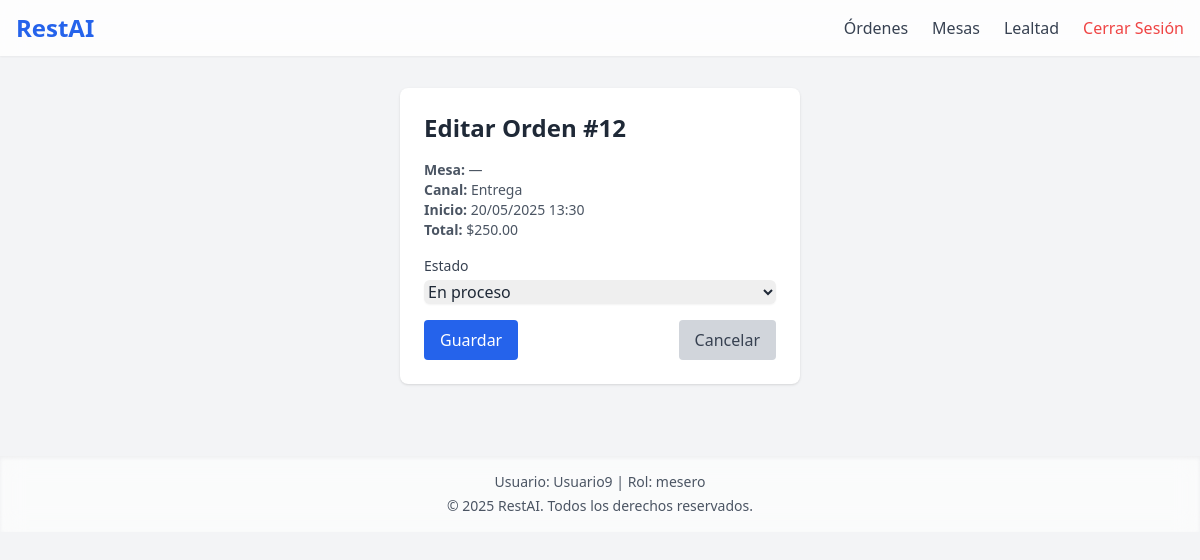
Page /mesero/edit_order.php?id=12 (signed in) on the earlier database version.
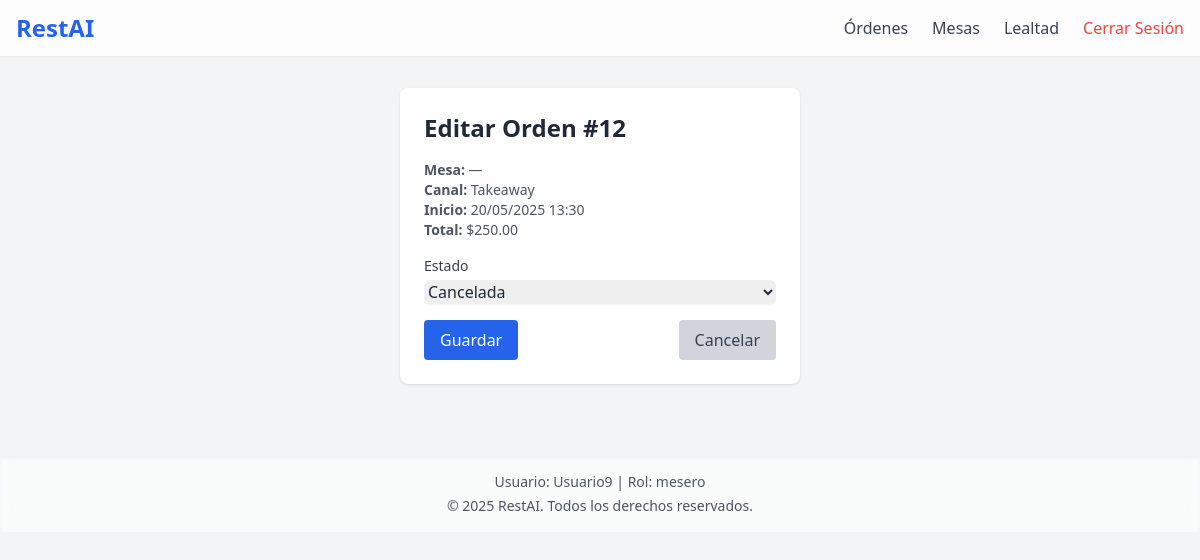
Same page on the later database version.
### tables this page shows
CREATE TABLE `ordenes` (
  `id` int(11) NOT NULL,
  `mesa_id` int(11) DEFAULT NULL,
  `usuario_id` int(11) DEFAULT NULL,
  `canal` enum('local','entrega','takeaway') NOT NULL,
  `estado` enum('pendiente','en_proceso','completada','cancelada') DEFAULT 'pendiente',
  `total` decimal(10,2) NOT NULL,
  `fecha_hora_inicio` datetime DEFAULT current_timestamp(),
  `fecha_hora_finalizacion` datetime DEFAULT NULL,
  `tiempo_estimado_preparacion` int(11) DEFAULT NULL,
  `tiempo_real_preparacion` int(11) DEFAULT NULL,
  `tiempo_estimado_entrega` int(11) DEFAULT NULL,
  `tiempo_real_entrega` int(11) DEFAULT NULL,
  `calidad_revision` tinyint(1) DEFAULT 0
);

### mesero/edit_order.php (the view, shortened to what this page needs)
<?php
include '../config/db.php';
$id = $_GET['id'] ?? null;
$stmt = $pdo->prepare("
    SELECT o.id, o.estado, o.total, o.canal,
           m.numero AS mesa_numero,
           DATE_FORMAT(o.fecha_hora_inicio, '%d/%m/%Y %H:%i') AS inicio
    FROM ordenes o
    LEFT JOIN mesas m ON o.mesa_id = m.id
    WHERE o.id = ?
");
$stmt->execute([$id]);
$o = $stmt->fetch(PDO::FETCH_ASSOC);
?>
<!DOCTYPE html>
<html lang="es">
<head>
  <script src="https://cdn.tailwindcss.com"></script>
</head>
<body class="bg-gray-100 text-gray-800 pt-16">
  <?php include '../components/header.php'; ?>
  <main class="max-w-md mx-auto p-6">
    <section class="bg-white rounded-lg shadow p-6 animate-fade-in-up">
      <h2 class="text-2xl font-semibold mb-4">Editar Orden #<?= htmlspecialchars($o['id']) ?></h2>
      <div class="mb-4 text-sm text-gray-600">
        <p><strong>Mesa:</strong>
          <?= $o['mesa_numero'] !== null ? 'Mesa ' . htmlspecialchars($o['mesa_numero']) : '—' ?>
        </p>
        <p><strong>Canal:</strong> <?= ucfirst(htmlspecialchars($o['canal'])) ?></p>
        <p><strong>Inicio:</strong> <?= htmlspecialchars($o['inicio']) ?></p>
        <p><strong>Total:</strong> $<?= number_format($o['total'], 2) ?></p>
      </div>
      <form method="POST" class="space-y-4">
        <div>
          <label class="block text-sm font-medium text-gray-700">Estado</label>
          <select
            name="estado"
            class="mt-1 block w-full border-gray-300 rounded-md shadow-sm focus:ring-blue-500 focus:border-blue-500"
          >
            <?php
              $opciones = ['pendiente', 'en_proceso', 'completada', 'cancelada'];
              foreach ($opciones as $st):
            ?>
              <option value="<?= $st ?>" <?= ($o['estado'] === $st) ? 'selected' : '' ?>>
                <?= ucfirst(str_replace('_', ' ', $st)) ?>
              </option>
            <?php endforeach; ?>
          </select>
        </div>
        <div class="flex justify-between mt-6">
          <button
            type="submit"
            class="px-4 py-2 bg-blue-600 text-white rounded hover:bg-blue-700"
          >
            Guardar
          </button>
          <a
            href="ordenes.php"
            class="px-4 py-2 bg-gray-300 text-gray-700 rounded hover:bg-gray-400"
          >
            Cancelar
          </a>
        </div>
      </form>
    </section>
  </main>
  <?php include '../components/footer.php'; ?>
</body>
</html>

Differences in the rows shown:
changed ordenes id 12: canal "Entrega" → "Takeaway"; estado "En proceso" → "Cancelada"
